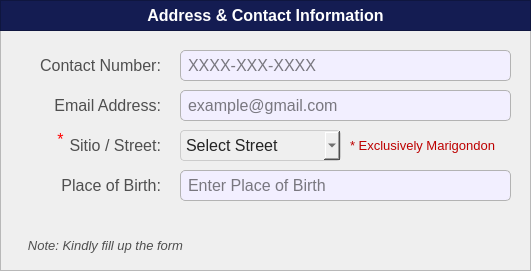
  <widget class="QFrame" name="basePopUpBodyFrame">
   <property name="geometry">
    <rect>
     <x>620</x>
     <y>60</y>
     <width>531</width>
     <height>271</height>
    </rect>
   </property>
   <property name="styleSheet">
    <string notr="true">#basePopUpBodyFrame {
	background-color: rgb(247, 247, 247);
	border: 1px solid rgb(194, 194, 194);
	border-radius: 10px;
}</string>
   </property>
   <property name="frameShape">
    <enum>QFrame::Shape::StyledPanel</enum>
   </property>
   <property name="frameShadow">
    <enum>QFrame::Shadow::Raised</enum>
   </property>
   <widget class="QFrame" name="basePopUpTitleFrame_3">
    <property name="geometry">
     <rect>
      <x>0</x>
      <y>0</y>
      <width>531</width>
      <height>31</height>
     </rect>
    </property>
    <property name="styleSheet">
     <string notr="true">#basePopUpTitleFrame_3 {
	background-color: #141c52;
}</string>
    </property>
    <property name="frameShape">
     <enum>QFrame::Shape::StyledPanel</enum>
    </property>
    <property name="frameShadow">
     <enum>QFrame::Shadow::Raised</enum>
    </property>
    <widget class="QLabel" name="label_title_3">
     <property name="geometry">
      <rect>
       <x>0</x>
       <y>0</y>
       <width>531</width>
       <height>31</height>
      </rect>
     </property>
     <property name="font">
      <font>
       <family>Arial</family>
       <pointsize>12</pointsize>
       <bold>true</bold>
      </font>
     </property>
     <property name="styleSheet">
      <string notr="true">#label_title_3{
	background-color:transparent;
	color: #FFFFFF;
}</string>
     </property>
     <property name="text">
      <string>Address &amp; Contact Information</string>
     </property>
     <property name="alignment">
      <set>Qt::AlignmentFlag::AlignCenter</set>
     </property>
    </widget>
   </widget>
   <widget class="QLabel" name="labelNote2">
    <property name="geometry">
     <rect>
      <x>350</x>
      <y>130</y>
      <width>151</width>
      <height>31</height>
     </rect>
    </property>
    <property name="font">
     <font>
      <family>Arial</family>
      <pointsize>10</pointsize>
      <bold>false</bold>
     </font>
    </property>
    <property name="styleSheet">
     <string notr="true">#labelNote2 {
	background-color: transparent;
	color: #bd0000;
}
</string>
    </property>
    <property name="text">
     <string>* Exclusively Marigondon</string>
    </property>
    <property name="alignment">
     <set>Qt::AlignmentFlag::AlignLeading|Qt::AlignmentFlag::AlignLeft|Qt::AlignmentFlag::AlignVCenter</set>
    </property>
   </widget>
   <widget class="QComboBox" name="register_citizen_comboBox_Sitio">
    <property name="geometry">
     <rect>
      <x>180</x>
      <y>130</y>
      <width>161</width>
      <height>31</height>
     </rect>
    </property>
    <property name="font">
     <font>
      <family>Arial</family>
      <pointsize>12</pointsize>
     </font>
    </property>
    <property name="styleSheet">
     <string notr="true">#register_citizen_comboBox_Sitio{
	background-color: rgb(239, 239, 239); /* Correct property name */
    color: #242424; /* Set text color to black for better contrast */
    border: 1px solid #ccc; /* Optional: Add a light border */
    padding: 5px; /* Optional: Add some padding */
    border-radius: 4px; /* Optional: Rounded corners */
}</string>
    </property>
    <property name="placeholderText">
     <string>Select Street</string>
    </property>
    <property name="duplicatesEnabled">
     <bool>false</bool>
    </property>
    <item>
     <property name="text">
      <string>None</string>
     </property>
    </item>
   </widget>
   <widget class="QLineEdit" name="register_citizen_Email">
    <property name="geometry">
     <rect>
      <x>180</x>
      <y>90</y>
      <width>331</width>
      <height>31</height>
     </rect>
    </property>
    <property name="font">
     <font>
      <family>Arial</family>
      <pointsize>12</pointsize>
     </font>
    </property>
    <property name="styleSheet">
     <string notr="true">#register_citizen_Email{
	border: 1px solid #b3b3b3;  /* Black border */
    border-radius: 5px;        /* Rounded corners */
    padding: 5px;               /* Inner spacing */
    background-color: #f2efff;  /* Gray background */
    color: #000000; 
}

</string>
    </property>
    <property name="text">
     <string/>
    </property>
    <property name="maxLength">
     <number>50</number>
    </property>
    <property name="placeholderText">
     <string>example@gmail.com</string>
    </property>
   </widget>
   <widget class="QLabel" name="register_citizen_labelSitio">
    <property name="geometry">
     <rect>
      <x>10</x>
      <y>130</y>
      <width>151</width>
      <height>31</height>
     </rect>
    </property>
    <property name="font">
     <font>
      <family>Arial</family>
      <pointsize>12</pointsize>
      <bold>false</bold>
     </font>
    </property>
    <property name="styleSheet">
     <string notr="true">#register_citizen_labelSitio {
	background-color: transparent;
	color: #4f4f4f;
}
</string>
    </property>
    <property name="text">
     <string>Sitio / Street:</string>
    </property>
    <property name="alignment">
     <set>Qt::AlignmentFlag::AlignRight|Qt::AlignmentFlag::AlignTrailing|Qt::AlignmentFlag::AlignVCenter</set>
    </property>
   </widget>
   <widget class="QLabel" name="register_citizen_labelEmail">
    <property name="geometry">
     <rect>
      <x>40</x>
      <y>90</y>
      <width>121</width>
      <height>31</height>
     </rect>
    </property>
    <property name="font">
     <font>
      <family>Arial</family>
      <pointsize>12</pointsize>
     </font>
    </property>
    <property name="styleSheet">
     <string notr="true">#register_citizen_labelEmail{
	background-color:transparent;
	color:#4f4f4f;
}</string>
    </property>
    <property name="text">
     <string>Email Address:</string>
    </property>
    <property name="alignment">
     <set>Qt::AlignmentFlag::AlignRight|Qt::AlignmentFlag::AlignTrailing|Qt::AlignmentFlag::AlignVCenter</set>
    </property>
   </widget>
   <widget class="QLabel" name="register_citizen_labelContactNumber">
    <property name="geometry">
     <rect>
      <x>40</x>
      <y>50</y>
      <width>121</width>
      <height>31</height>
     </rect>
    </property>
    <property name="font">
     <font>
      <family>Arial</family>
      <pointsize>12</pointsize>
     </font>
    </property>
    <property name="styleSheet">
     <string notr="true">#register_citizen_labelContactNumber{
	background-color:transparent;
	color:#4f4f4f;
}</string>
    </property>
    <property name="text">
     <string>Contact Number:</string>
    </property>
    <property name="alignment">
     <set>Qt::AlignmentFlag::AlignRight|Qt::AlignmentFlag::AlignTrailing|Qt::AlignmentFlag::AlignVCenter</set>
    </property>
   </widget>
   <widget class="QLineEdit" name="register_citizen_ContactNumber">
    <property name="geometry">
     <rect>
      <x>180</x>
      <y>50</y>
      <width>331</width>
      <height>31</height>
     </rect>
    </property>
    <property name="font">
     <font>
      <family>Arial</family>
      <pointsize>12</pointsize>
     </font>
    </property>
    <property name="styleSheet">
     <string notr="true">#register_citizen_ContactNumber{
	border: 1px solid #b3b3b3;  /* Black border */
    border-radius: 5px;        /* Rounded corners */
    padding: 5px;               /* Inner spacing */
    background-color: #f2efff;  /* Gray background */
    color: #000000; 
}

</string>
    </property>
    <property name="text">
     <string/>
    </property>
    <property name="maxLength">
     <number>11</number>
    </property>
    <property name="placeholderText">
     <string>XXXX-XXX-XXXX</string>
    </property>
   </widget>
   <widget class="QLabel" name="register_citizen_labelpob">
    <property name="geometry">
     <rect>
      <x>50</x>
      <y>170</y>
      <width>111</width>
      <height>31</height>
     </rect>
    </property>
    <property name="font">
     <font>
      <family>Arial</family>
      <pointsize>12</pointsize>
     </font>
    </property>
    <property name="styleSheet">
     <string notr="true">#register_citizen_labelpob{
	background-color:transparent;
	color:#4f4f4f;
}</string>
    </property>
    <property name="text">
     <string>Place of Birth:</string>
    </property>
    <property name="alignment">
     <set>Qt::AlignmentFlag::AlignRight|Qt::AlignmentFlag::AlignTrailing|Qt::AlignmentFlag::AlignVCenter</set>
    </property>
   </widget>
   <widget class="QLineEdit" name="register_citizen_Pob">
    <property name="geometry">
     <rect>
      <x>180</x>
      <y>170</y>
      <width>331</width>
      <height>31</height>
     </rect>
    </property>
    <property name="font">
     <font>
      <family>Arial</family>
      <pointsize>12</pointsize>
     </font>
    </property>
    <property name="toolTipDuration">
     <number>0</number>
    </property>
    <property name="styleSheet">
     <string notr="true">#register_citizen_Pob{
	border: 1px solid #b3b3b3;  /* Black border */
    border-radius: 5px;        /* Rounded corners */
    padding: 5px;               /* Inner spacing */
    background-color: #f2efff;  /* Gray background */
    color: #000000; 
}

</string>
    </property>
    <property name="text">
     <string/>
    </property>
    <property name="maxLength">
     <number>50</number>
    </property>
    <property name="placeholderText">
     <string>Enter Place of Birth</string>
    </property>
   </widget>
   <widget class="QLabel" name="labelNote">
    <property name="geometry">
     <rect>
      <x>10</x>
      <y>230</y>
      <width>191</width>
      <height>31</height>
     </rect>
    </property>
    <property name="font">
     <font>
      <family>Arial</family>
      <pointsize>10</pointsize>
      <italic>true</italic>
      <bold>false</bold>
     </font>
    </property>
    <property name="styleSheet">
     <string notr="true">#labelNote {
	background-color: transparent;
	color: #4f4f4f;
}
</string>
    </property>
    <property name="text">
     <string>Note: Kindly fill up the form</string>
    </property>
    <property name="alignment">
     <set>Qt::AlignmentFlag::AlignCenter</set>
    </property>
   </widget>
   <widget class="QLabel" name="label_req_7">
    <property name="geometry">
     <rect>
      <x>50</x>
      <y>130</y>
      <width>21</width>
      <height>20</height>
     </rect>
    </property>
    <property name="font">
     <font>
      <family>Arial</family>
      <pointsize>12</pointsize>
      <bold>false</bold>
     </font>
    </property>
    <property name="styleSheet">
     <string notr="true">#label_req_7 {
	background-color: transparent;
	color: red;
}
</string>
    </property>
    <property name="text">
     <string>*</string>
    </property>
    <property name="alignment">
     <set>Qt::AlignmentFlag::AlignHCenter|Qt::AlignmentFlag::AlignTop</set>
    </property>
   </widget>
  </widget>
